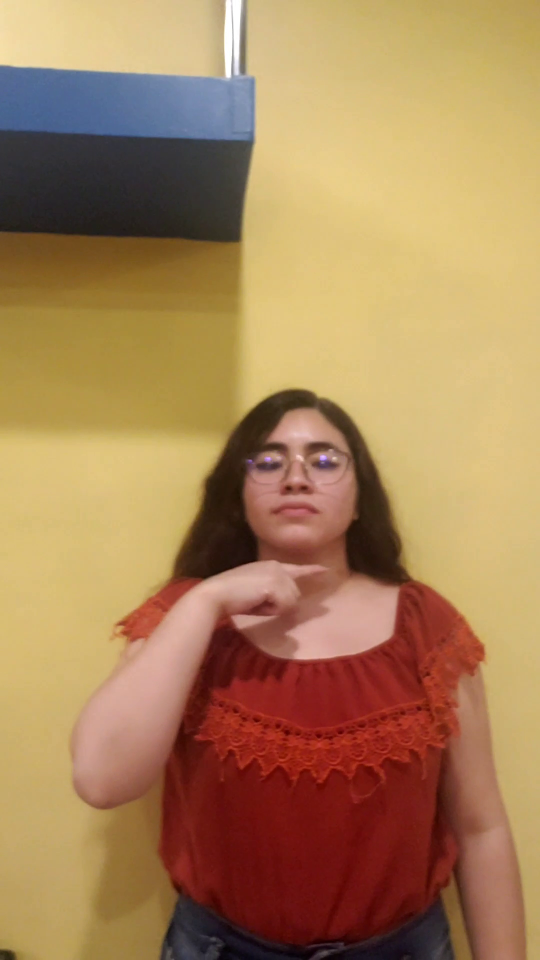
#> input picture frame 7 of Abecedario/Amolado.mp4, 1080 x 1920 px, given in place of j.mp4, which was not available (shown at 1/2 size)
$ python DenseTrajectories.py
#> lines starting #> are read from the running program, lines starting #| are printed output that depends on the picture; pictures that were not available may be replaced by others from this repository, and a replacement may not be noted
import numpy as np
import cv2
import csv
import time

def draw_flow(img, flow, step=16): #Dibuja el flujo real

    h, w = img.shape[:2]
    y, x = np.mgrid[step/2:h:step, step/2:w:step].reshape(2,-1).astype(int)
    fx, fy = flow[y,x].T

    lines = np.vstack([x, y, x-fx, y-fy]).T.reshape(-1, 2, 2)
    lines = np.int32(lines + 0.5)

    img_bgr = cv2.cvtColor(img, cv2.COLOR_GRAY2BGR)
    cv2.polylines(img_bgr, lines, 0, (0, 255, 0))

    for (x1, y1), (_x2, _y2) in lines:
        cv2.circle(img_bgr, (x1, y1), 1, (0, 255, 0), -1)

    return img_bgr

archivo ='j.mp4'
cap = cv2.VideoCapture(archivo)                             #Abrimos el video que se analizara

suc, prev = cap.read()                                      #Cargamos el primer fotograma
#> prev is the input picture: shape (1920, 1080, 3); mean B, G, R 89.3, 130.8, 168.4
prevgray = cv2.cvtColor(prev, cv2.COLOR_BGR2GRAY)           #PGR -> GRAY
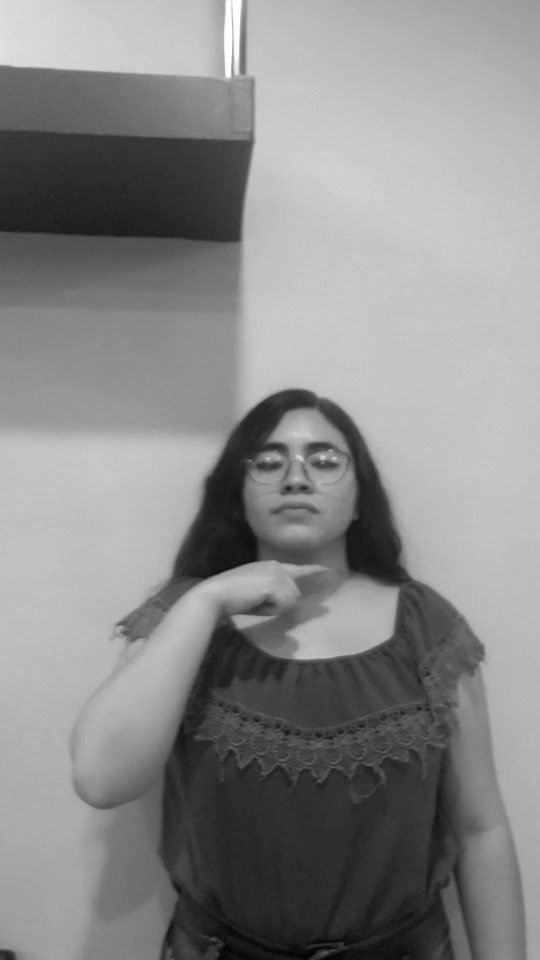
#> prevgray: shape (1920, 1080) (shown at 1/2 size); min 2, max 255, mean 137.3
aux = True
a = []

while aux:
    try:
        suc, img = cap.read()                               #Leemos un fotograma
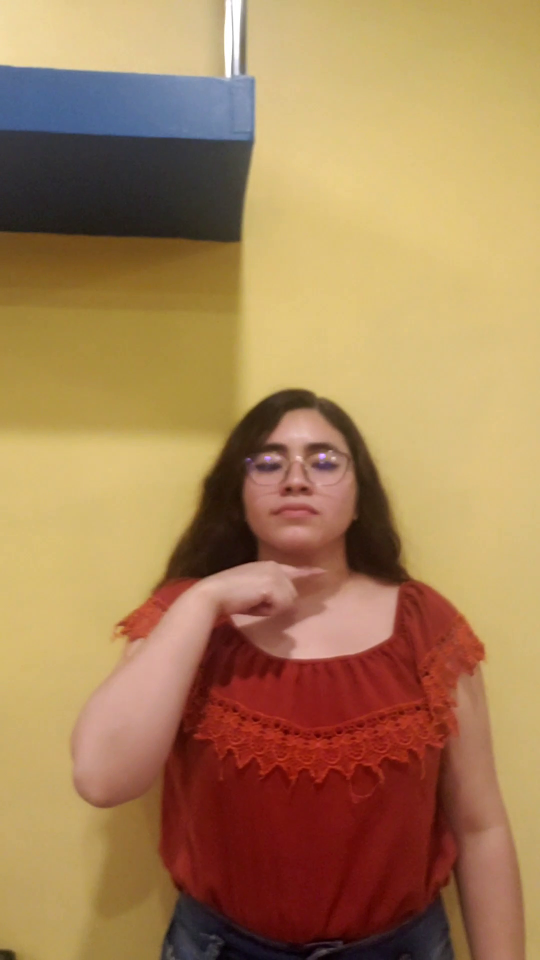
#> input picture frame 8 of Abecedario/Amolado.mp4, 1080 x 1920 px, given in place of j.mp4, which was not available (shown at 1/2 size)
#> img is the input picture: shape (1920, 1080, 3); mean B, G, R 88.1, 129.5, 166.9
        gray = cv2.cvtColor(img, cv2.COLOR_BGR2GRAY)        #Convertimos en grises

        start = time.time()

        flow = cv2.calcOpticalFlowFarneback(prevgray, gray, None, 0.5, 3, 15, 3, 5, 1.2, 0)

        prevgray = gray

        end = time.time()
        fps = 1 / (end-start)                               #Calculo de los FPS

        print(f"{fps:.2f} FPS")

        #cv2.imshow('flow', draw_flow(gray, flow))           #Se muestra el flujo

        a.append(flow)
    except:
        aux = False

tabla = archivo[:-3] + 'csv'

with open(tabla, 'w', newline='', encoding='utf-8') as csvfile:     #Se crea el archivo .csv
    writer = csv.writer(csvfile)
    writer.writerows(a)

cap.release()
cv2.destroyAllWindows()

$ run again, starting later in the video
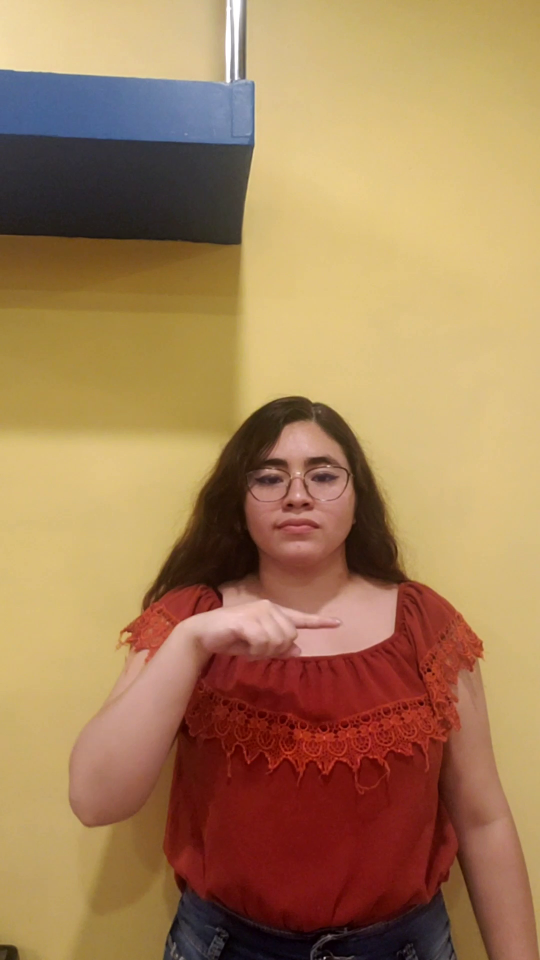
#> input picture frame 31 of Abecedario/Amolado.mp4, 1080 x 1920 px, given in place of j.mp4, which was not available (shown at 1/2 size)
#> prev is the input picture: shape (1920, 1080, 3); mean B, G, R 89.2, 128.8, 165.9
#> `prevgray = cv2.cvtColor(prev, cv2.COLOR_BGR2GRAY)`:
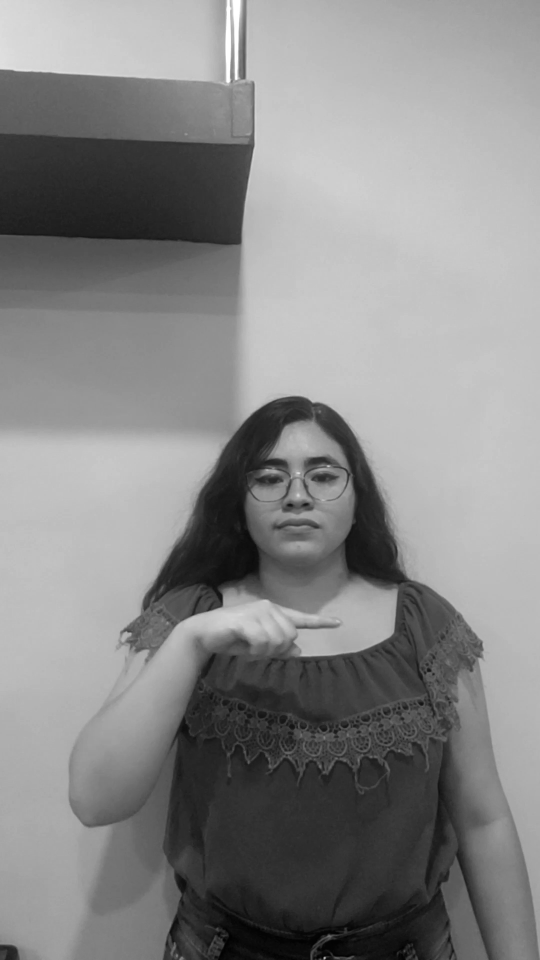
#> prevgray: shape (1920, 1080) (shown at 1/2 size); min 0, max 255, mean 135.3
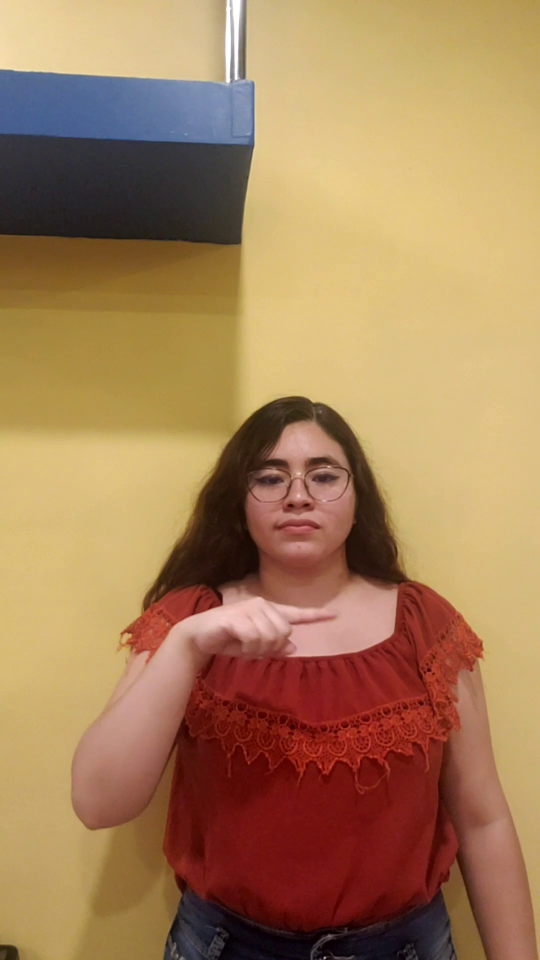
#> input picture frame 32 of Abecedario/Amolado.mp4, 1080 x 1920 px, given in place of j.mp4, which was not available (shown at 1/2 size)
#> img is the input picture: shape (1920, 1080, 3); mean B, G, R 89.3, 128.3, 166

$ run again, starting later in the video
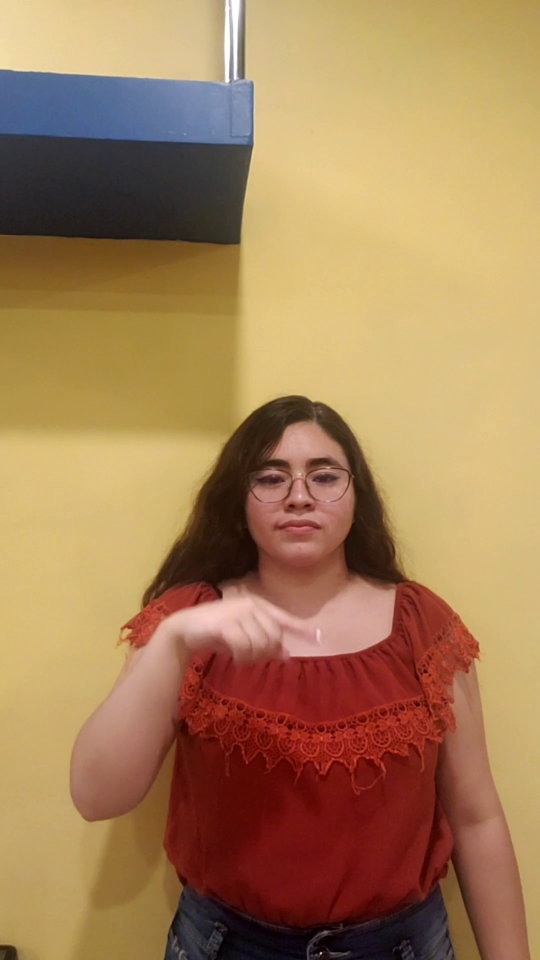
#> input picture frame 56 of Abecedario/Amolado.mp4, 1080 x 1920 px, given in place of j.mp4, which was not available (shown at 1/2 size)
#> prev is the input picture: shape (1920, 1080, 3); mean B, G, R 88.4, 128.7, 165.7
#> `prevgray = cv2.cvtColor(prev, cv2.COLOR_BGR2GRAY)`:
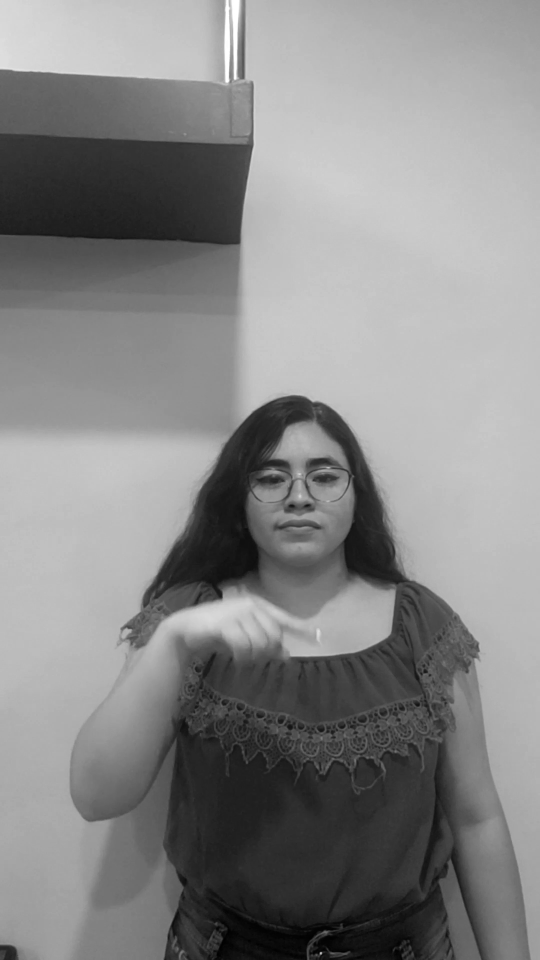
#> prevgray: shape (1920, 1080) (shown at 1/2 size); min 0, max 255, mean 135.1
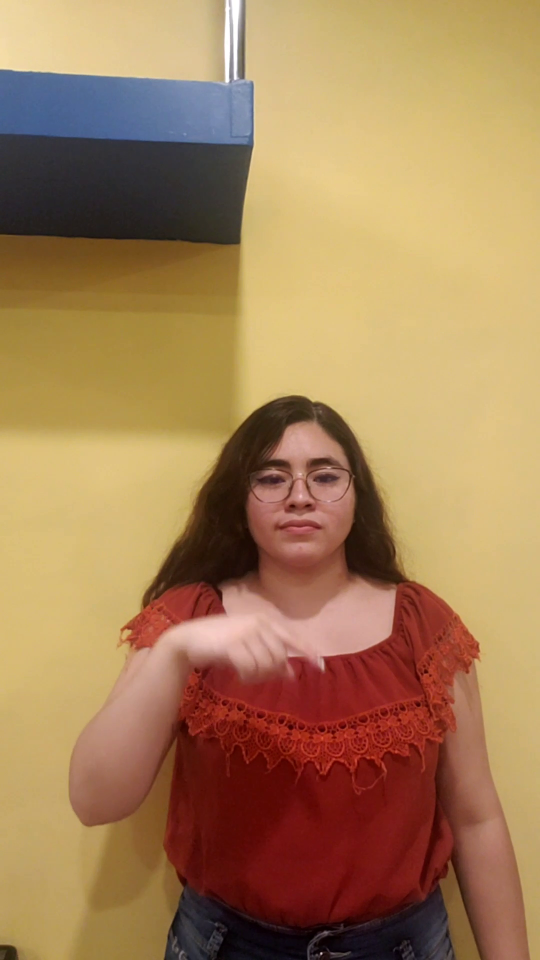
#> input picture frame 57 of Abecedario/Amolado.mp4, 1080 x 1920 px, given in place of j.mp4, which was not available (shown at 1/2 size)
#> img is the input picture: shape (1920, 1080, 3); mean B, G, R 88.7, 129, 165.9
